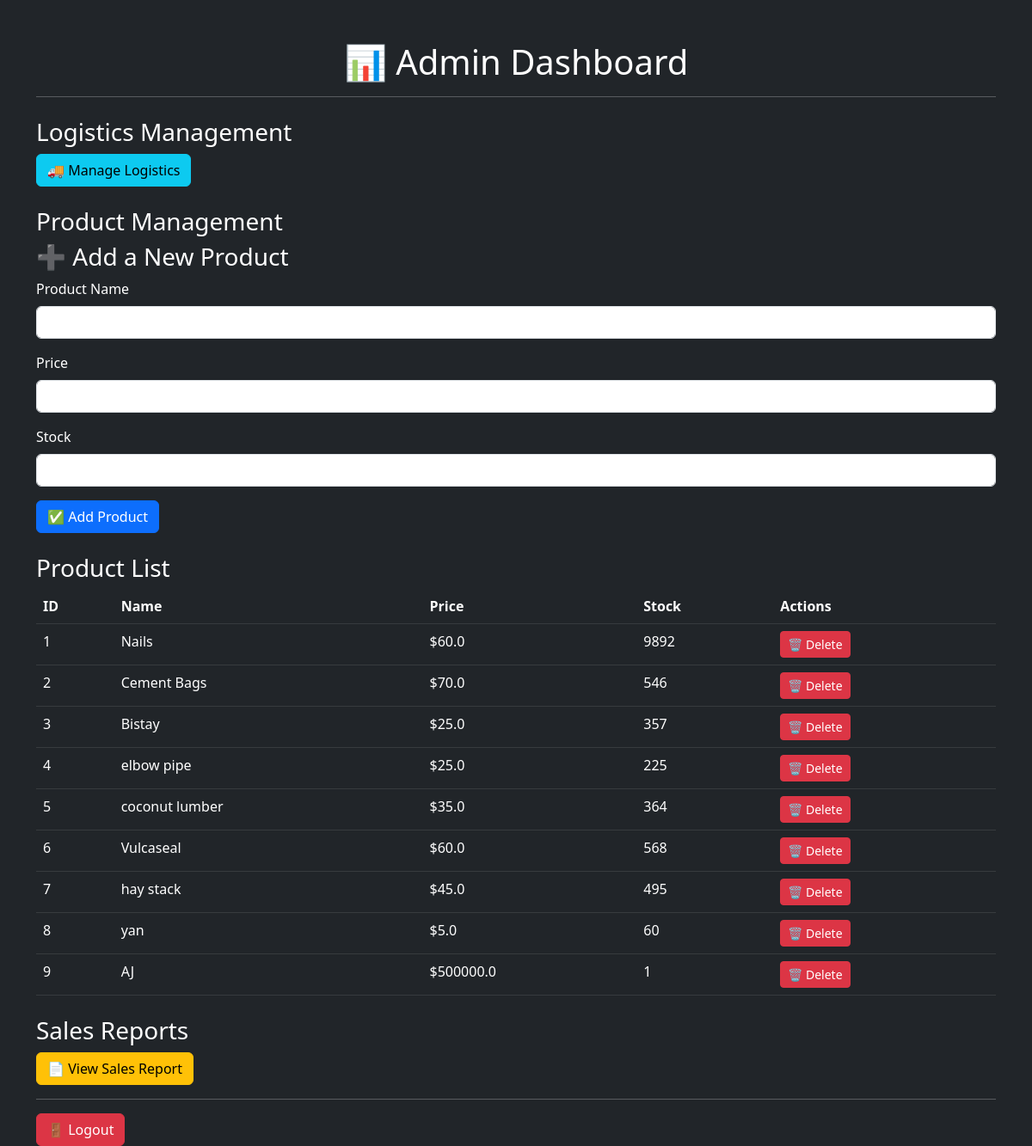
The page /admin_dashboard (signed in) on the database as committed earlier.
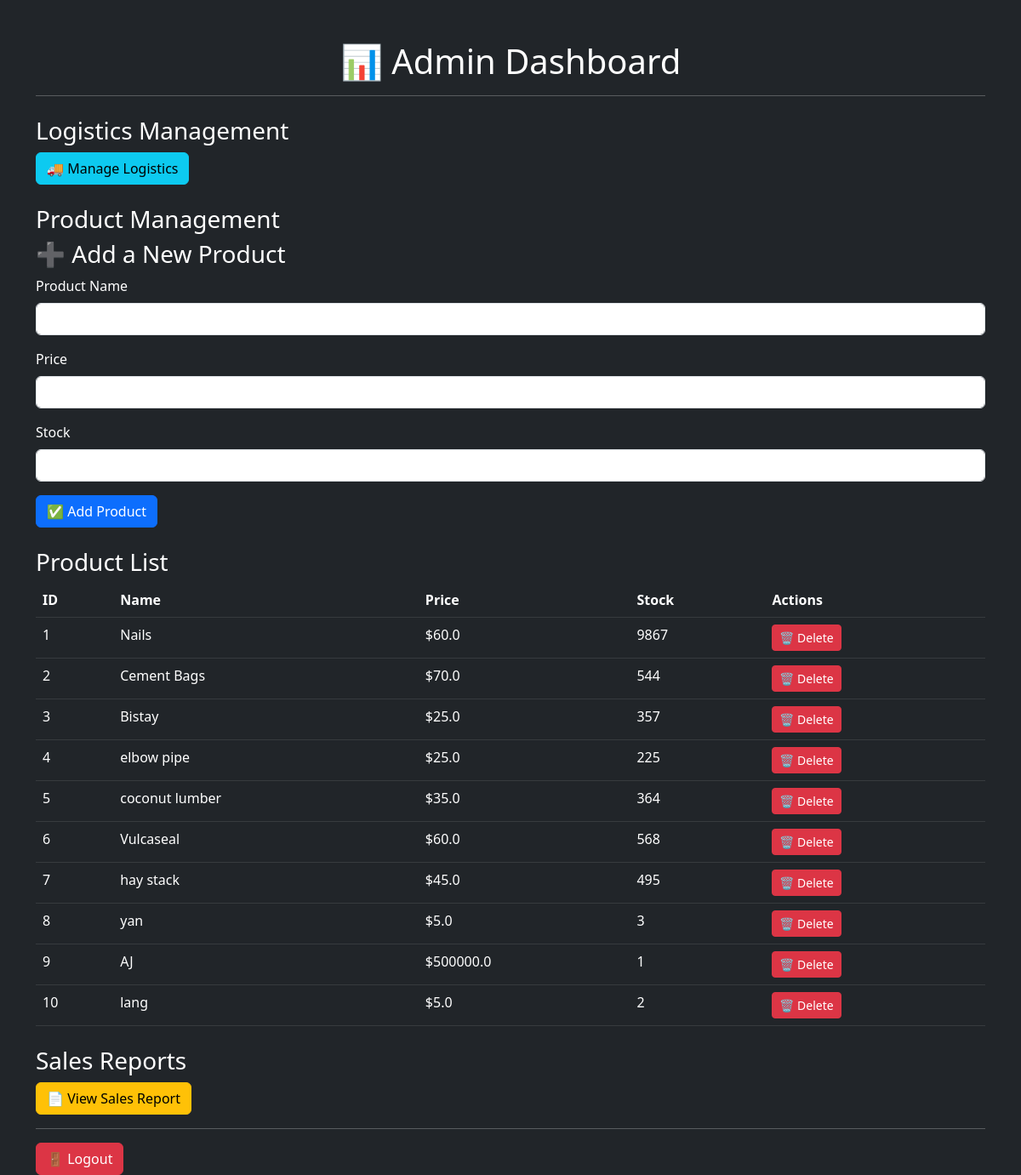
The same page on the database as committed later.
### app.py (models this page shows)
class Product(db.Model):
    id = db.Column(db.Integer, primary_key=True)
    name = db.Column(db.String(100), nullable=False)
    price = db.Column(db.Float, nullable=False)
    stock = db.Column(db.Integer, nullable=False)

### app.py (the view, shortened to what this page needs)
@app.route("/admin_dashboard", methods=["GET", "POST"])
@login_required
def admin_dashboard():
    if current_user.role != "admin":
        flash("Access Denied!", "danger")
        return redirect(url_for("cashier_dashboard"))
    form = ProductForm()
    products = Product.query.all()
    return render_template("admin_dashboard.html", form=form, products=products)

### app.py
class ProductForm(FlaskForm):
    name = StringField("Product Name", validators=[DataRequired()])
    price = FloatField("Price", validators=[DataRequired()])
    stock = IntegerField("Stock", validators=[DataRequired()])
    submit = SubmitField("Add Product")

### app.py (called while the page is built)
@login_manager.user_loader
def load_user(user_id):
    return db.session.get(User, int(user_id))  # ✅ Correct for SQLAlchemy 2.0

### templates/admin_dashboard.html (shortened to what this page needs)
<!DOCTYPE html>
<html lang="en">
<head>
    <link rel="stylesheet" href="https://cdn.jsdelivr.net/npm/bootstrap@5.3.0/dist/css/bootstrap.min.css">
</head>
<body class="bg-dark text-white">
    <div class="container mt-5">
        <h1 class="text-center">📊 Admin Dashboard</h1>
        <hr>
        <h3 class="mt-4">Logistics Management</h3>
<a href="{{ url_for('logistics_dashboard') }}" class="btn btn-info">🚚 Manage Logistics</a>
<br>
<br>
        <h3>Product Management</h3>
        <h3>➕ Add a New Product</h3>
<form method="POST">
    <div class="mb-3">
        <label class="form-label">Product Name</label>
        {{ form.name(class="form-control") }}
    </div>
    <div class="mb-3">
        <label class="form-label">Price</label>
        {{ form.price(class="form-control") }}
    </div>
    <div class="mb-3">
        <label class="form-label">Stock</label>
        {{ form.stock(class="form-control") }}
    </div>
    <button type="submit" class="btn btn-primary">✅ Add Product</button>
</form>
        <h3 class="mt-4">Product List</h3>
        <table class="table table-dark table-hover">
            <thead>
                <tr>
                    <th>ID</th><th>Name</th><th>Price</th><th>Stock</th><th>Actions</th>
                </tr>
            </thead>
            <tbody>
                {% for product in products %}
                <tr>
                    <td>{{ product.id }}</td>
                    <td>{{ product.name }}</td>
                    <td>${{ product.price }}</td>
                    <td>{{ product.stock }}</td>
                    <td>
                        <form action="{{ url_for('delete_product', product_id=product.id) }}" method="POST" style="display:inline;">
                            <button type="submit" class="btn btn-danger btn-sm" onclick="return confirm('Are you sure?')">🗑 Delete</button>
                        </form>
                    </td>
                </tr>
                {% endfor %}
            </tbody>
        </table>
        <h3 class="mt-4">Sales Reports</h3>
        <a href="{{ url_for('sales_report') }}" class="btn btn-warning">📄 View Sales Report</a>
        <hr>
        <a href="{{ url_for('logout') }}" class="btn btn-danger">🚪 Logout</a>
    </div>
</body>
</html>

Rows that differ between the two databases and show on the page:
changed Product "Nails": stock "9892" → "9867"
changed Product "Cement Bags": stock "546" → "544"
changed Product "yan": stock "60" → "3"
added Product: id "10", name "lang", price "5.0", stock "2"
